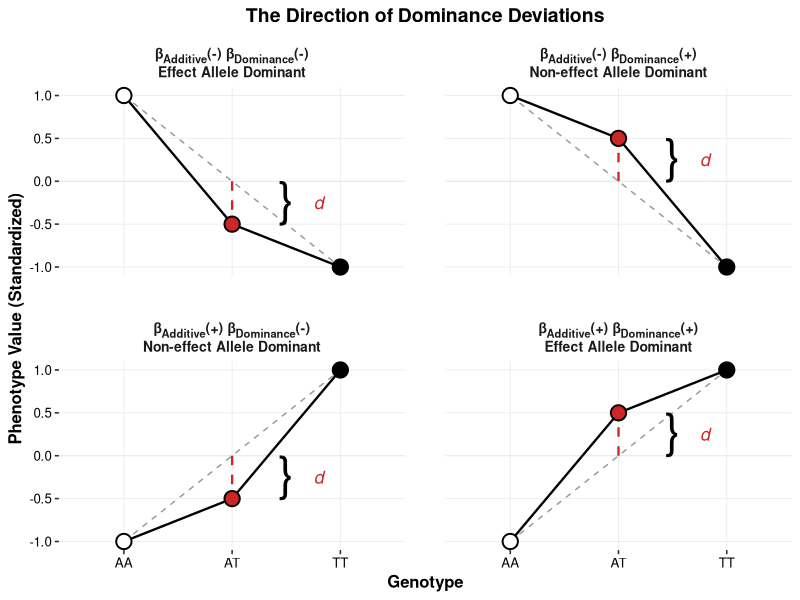
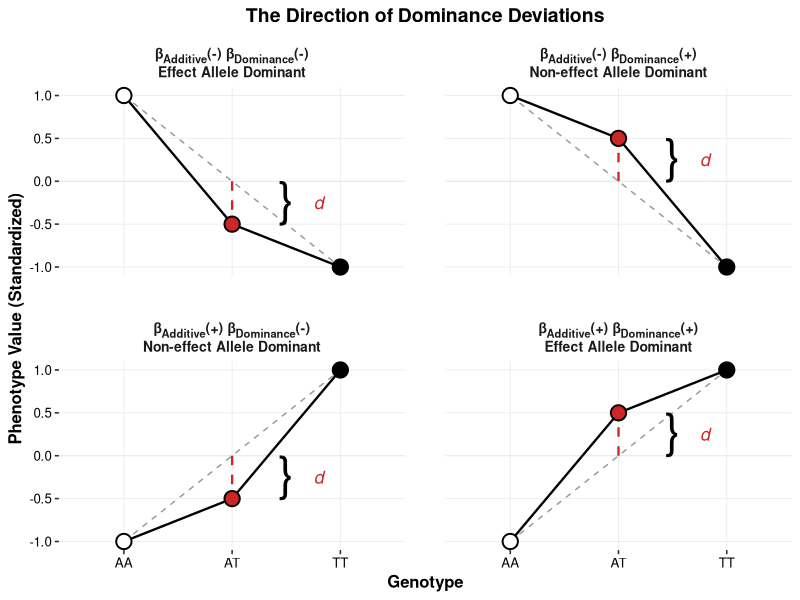

Write the R code that produced these figures, in order.
library(ggplot2)
library(ggtext)

# 1. Dataset with explicit coordinates for 4 scenarios
df_clean <- data.frame(
  scenario = rep(c("&beta;<sub>Additive</sub>(+) &beta;<sub>Dominance</sub>(+)<br>Effect Allele Dominant",
                   "&beta;<sub>Additive</sub>(+) &beta;<sub>Dominance</sub>(-)<br>Non-effect Allele Dominant",
                   "&beta;<sub>Additive</sub>(-) &beta;<sub>Dominance</sub>(+)<br>Non-effect Allele Dominant",
                   "&beta;<sub>Additive</sub>(-) &beta;<sub>Dominance</sub>(-)<br>Effect Allele Dominant"), each = 3),
  # Using 1, 2, 3 for x-axis to ensure math works for segments
  x_idx     = rep(c(1, 2, 3), 4),
  geno_lab  = rep(c("AA", "AT", "TT"), 4),
  obs_y     = c(-1, 0.5, 1,   # Scenario 1
                -1, -0.5, 1,  # Scenario 2
                1, 0.5, -1,  # Scenario 3
                1, -0.5, -1), # Scenario 4
  additive_y = c(-1, 0, 1,    # Additive nulls
                 -1, 0, 1,
                 1, 0, -1,
                 1, 0, -1)
)

# Fix factor levels for correct X-axis order
df_clean$geno_lab <- factor(df_clean$geno_lab, levels = c("AA", "AT", "TT"))
bracket_data <- subset(df_clean, geno_lab == "AT")

# 2. Plotting 2x2
p <- ggplot(df_clean, aes(x = geno_lab, group = 1)) +
  geom_hline(yintercept = 0, color = "grey92", linewidth = 0.3) +

  geom_line(aes(y = additive_y), linetype = "dashed", color = "grey60", size = 0.5) +
  
  geom_line(aes(y = obs_y), color = "black", size = 0.8) +
  
  geom_segment(data = subset(df_clean, geno_lab == "AT"),
               aes(x = 2, xend = 2, y = additive_y, yend = obs_y),
               color = "firebrick3", linetype = "dashed", linewidth = 0.8) +
  
  geom_text(data = subset(df_clean, geno_lab == "AT"),
            aes(x = 2.5, y = ((additive_y + obs_y) / 2)+0.05, label = "}"),
            color = "black", size = 12, family = "sans") +
  
  geom_text(data = subset(df_clean, geno_lab == "AT"),
            aes(x = 2.80, y = (additive_y + obs_y) / 2, label = "d"),
            color = "firebrick3", fontface = "italic", size = 4.5) +

  geom_point(aes(y = obs_y, fill = geno_lab), shape = 21, size = 4.5, stroke = 1) +
  
  scale_fill_manual(values = c("AA" = "white", "AT" = "firebrick3", "TT" = "black")) +
  
  facet_wrap(~scenario, nrow = 2) + 
  
  labs(title = "The Direction of Dominance Deviations",
       y = "Phenotype Value (Standardized)", x = "Genotype") +
  theme_bw(base_size = 12) +
  theme(
    panel.grid.major = element_line(color = "grey92", linewidth = 0.3),
    panel.grid.minor = element_blank(),
    panel.border = element_rect(color = "black", fill = NA, linewidth = 0),
    strip.background = element_blank(),
    plot.title = element_text(face = "bold", size = 14, margin = margin(b = 10), hjust = 0.5),
    axis.title = element_text(face = "bold", size = 12, color = "black"),
    strip.text = element_markdown(face = "bold", size = 10, lineheight = 1.2),
    axis.text = element_text(color = "black"),
    legend.position = "none",
    panel.spacing = unit(2, "lines") # Extra space between plots
  )


p

ggsave(filename = "/Users/sezgi/Documents/dominance_pleiotropy/loci_level/loci_results/dom_scenarios.png", plot = p,
  width = 170, 
  height = 150, 
  units = "mm",
  dpi = 600
)
